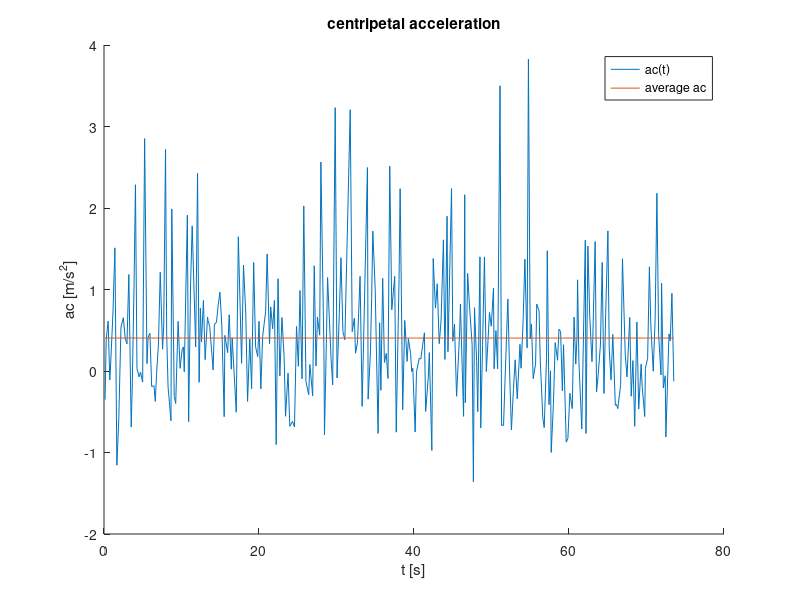
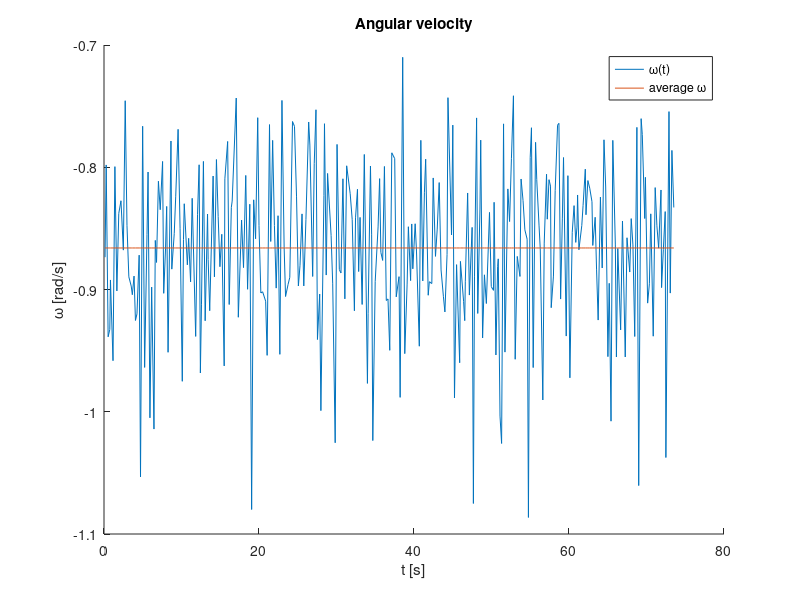
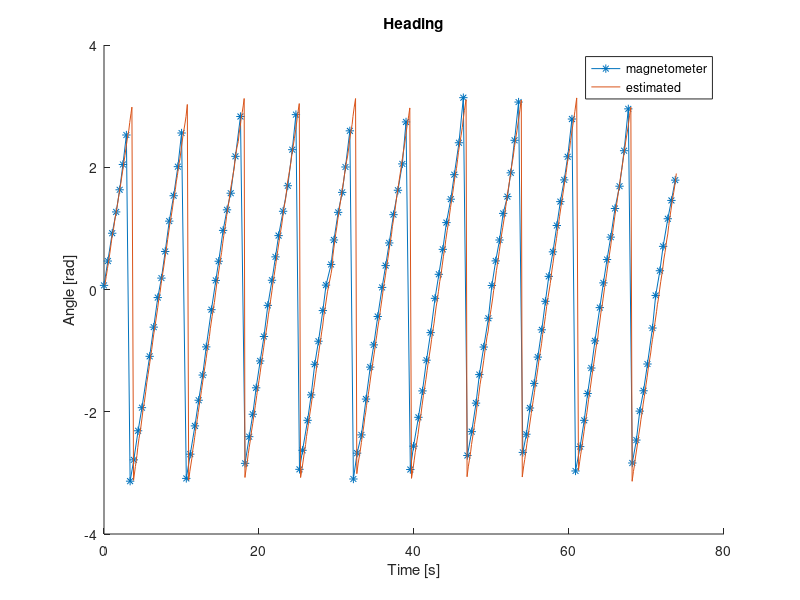
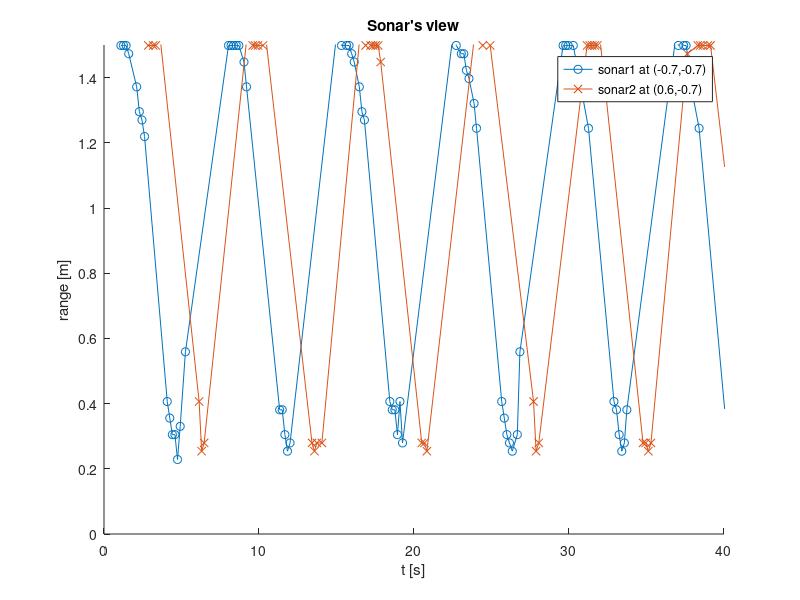

Write MATLAB code to recreate these figures, in order.
clear all;
close all;
clc;

nav = csvread("nav.csv");
mag = csvread("mag.csv");
s1 = csvread("sonar1.csv");
s2 = csvread("sonar2.csv");
e9 = csvread("e9.csv");

t0 = min([nav(1,2) s1(1,2) s2(1,2) e9(1,2) mag(1,2)]);
tend = min([nav(end,2) s1(end,2) s2(end,2) e9(end,2) mag(end,2)]);
select = @(x) x(x(:,2) <= tend,:);
t = @(x) (x-t0)/1000;
w = 2*pi/(71/10);

nav = select(nav);
mag = select(mag);
s1 = select(s1);
s2 = select(s2);
e9 = select(e9);

tnav = t(nav(:,2));
tmag = t(mag(:,2));
te = t(e9(:,2));

figure();
hold on;
title("centripetal acceleration");
xlabel("t [s]");
ylabel("ac [m/s^2]");
plot(tnav, -nav(:,3));
plot(tnav, ones(length(nav),1)*-mean(nav(:,3)));
legend("ac(t)", "average ac");

figure();
hold on;
title("Angular velocity");
xlabel("t [s]");
ylabel('\omega [rad/s]');
plot(tnav, nav(:,4));
plot(tnav, ones(length(nav),1)*mean(nav(:,4)));
legend('{\omega}(t)', 'average \omega');

figure();
hold on;
plot(tmag, -mag(:,3), '-*');
plot(te, mod(e9(:,5) + pi, 2*pi)-pi);
xlabel("Time [s]");
ylabel("Angle [rad]");
title("Heading");
legend("magnetometer", "estimated");

figure();
hold on;
title("Sonar's view");
xlabel("t [s]");
ylabel("range [m]");
plot(t(s1(:,2)), s1(:,3), '-o');
plot(t(s2(:,2)), s2(:,3), '-x');
axis([0 40 0 1.5]);
legend(sprintf("sonar1 at (%d,%d)", s1(1,4), s1(1,5)),
    sprintf("sonar2 at (%d,%d)", s2(1,4), s2(1,5)));

figure();
% subplot(1,2,1);
%     plot(te, e9(:,3:4), '-x');
%     axis([0 40 -1 1]);
%     title("Position estimation");
%     xlabel("t [s]");
%     ylabel("position [m]");
%     legend("x", "y");
% subplot(1,2,2);
%     plot(e9(te <= 40,3), e9(te <= 40,4));
%     axis([-1 1 -1 1]);
%     title("Top view over 40 [s]");
%     xlabel("x [m]");
%     ylabel("y [m]");
plot(te, e9(:,3:4), '-x');
axis([0 20 -1 1]);
title("Position estimation");
xlabel("t [s]");
ylabel("position [m]");
legend("x", "y");

figure();
hold on;
set(gca(), "fontsize", 20);
% title("Angular velocity estimation")
xlabel("t [s]");
ylabel('\omega [rad/s]');
plot(te, e9(:,6));
plot(te, ones(length(te),1)*w);
axis([0 50 0.5 1.5]);
legend('{\omega}(t)', 'true \omega');

figure();
hold on;
title("Radius estimation")
xlabel("t [s]");
ylabel("r [m]");
plot(te, e9(:,7));
plot([0 50], 0.57*[1 1]);
plot([0 50], 0.615*[1 1]);
axis([0 50 0 1]);
legend("r(t)", "r_{in}", "r_{out}");
